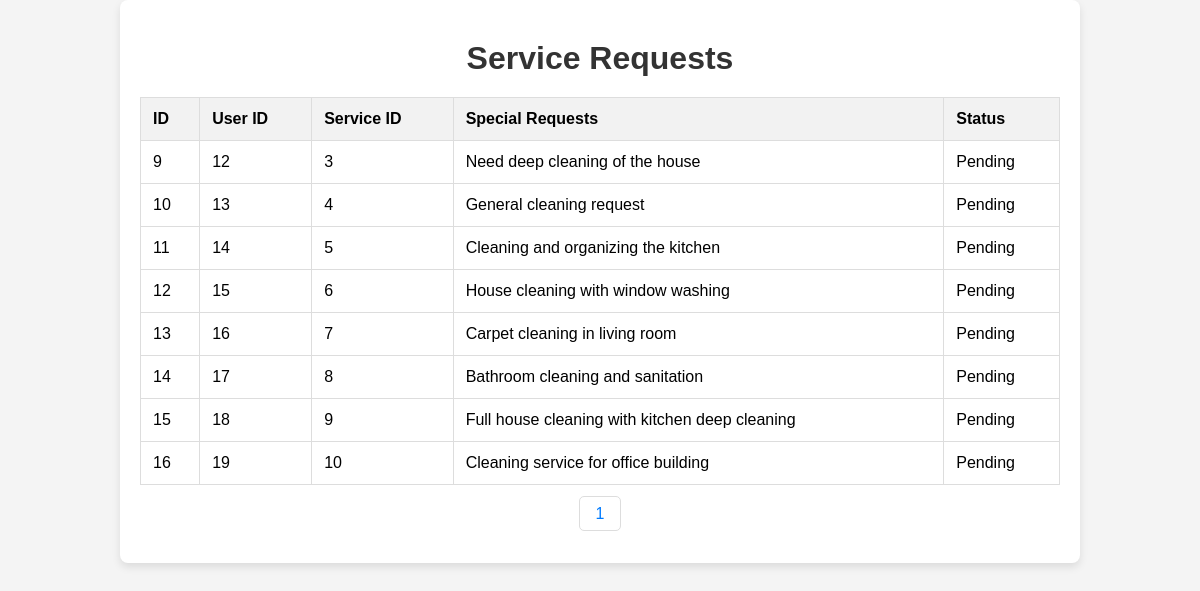
The app's page /php/view_service_requests.php with its own data.
### tables this page shows
CREATE TABLE `service_requests` (
  `id` int(11) NOT NULL,
  `user_id` int(11) NOT NULL,
  `service_id` int(11) NOT NULL,
  `special_requests` text DEFAULT NULL,
  `status` varchar(50) DEFAULT 'Pending',
  `created_at` timestamp NOT NULL DEFAULT current_timestamp(),
  `request_date` timestamp NOT NULL DEFAULT current_timestamp()
);

### php/view_service_requests.php (the view, shortened to what this page needs)
<?php
include('db_config.php');
$limit = 10;
$page = isset($_GET['page']) ? $_GET['page'] : 1;
$offset = ($page - 1) * $limit;
$sql = "SELECT COUNT(*) AS total FROM service_requests";
$result = $conn->query($sql);
$row = $result->fetch_assoc();
$total_records = $row['total'];
$total_pages = ceil($total_records / $limit);
$sql = "SELECT * FROM service_requests LIMIT $limit OFFSET $offset";
$result = $conn->query($sql);
?>
<!DOCTYPE html>
<html lang="en">
<head>
    <link rel="stylesheet" href="css/styles.css">
</head>
<body>
    <div class="container">
        <h1>Service Requests</h1>
        <table border="1">
            <tr>
                <th>ID</th>
                <th>User ID</th>
                <th>Service ID</th>
                <th>Special Requests</th>
                <th>Status</th>
            </tr>
            <?php while ($row = $result->fetch_assoc()): ?>
            <tr>
                <td><?= $row['id'] ?></td>
                <td><?= $row['user_id'] ?></td>
                <td><?= $row['service_id'] ?></td>
                <td><?= $row['special_requests'] ?></td>
                <td><?= $row['status'] ?></td>
            </tr>
            <?php endwhile; ?>
        </table>
        <div class="pagination">
            <?php
            for ($i = 1; $i <= $total_pages; $i++) {
                echo "<a href='view_service_requests.php?page=$i'>$i</a> ";
            }
            ?>
        </div>
    </div>
</body>
</html>

### css/styles.css (style rules this page uses)
* { margin: 0; padding: 0; box-sizing: border-box; }
body { font-family: Arial, sans-serif; background-color: #f4f4f4; margin: 0; padding: 0; display: flex; flex-direction: column; align-items: center; }
.container { width: 80%; margin: 20px auto; padding: 20px; background-color: #fff; border-radius: 8px; box-shadow: 0 4px 8px rgba(0, 0, 0, 0.1); }
table { width: 100%; margin: 20px 0; border-collapse: collapse; }
table, th, td { border: 1px solid #ddd; }
th, td { padding: 12px; text-align: left; }
th { background-color: #f2f2f2; }
.pagination { text-align: center; margin-top: 20px; }
.pagination a { color: #007BFF; margin: 0 5px; text-decoration: none; padding: 8px 16px; border: 1px solid #ddd; border-radius: 5px; }
.container { width: 80%; max-width: 1200px; margin: 0 auto; padding: 40px 20px; }
.container h1, .container p { text-align: center; margin: 0 auto; }
.container h1 { font-size: 32px; color: #333; margin-bottom: 20px; }

### records on screen
service_requests: id "9", user "12", service "3", special_requests "Need deep cleaning of the house", status "Pending"
service_requests: id "10", user "13", service "4", special_requests "General cleaning request", status "Pending"
service_requests: id "11", user "14", service "5", special_requests "Cleaning and organizing the kitchen", status "Pending"
service_requests: id "12", user "15", service "6", special_requests "House cleaning with window washing", status "Pending"
service_requests: id "13", user "16", service "7", special_requests "Carpet cleaning in living room", status "Pending"
service_requests: id "14", user "17", service "8", special_requests "Bathroom cleaning and sanitation", status "Pending"
service_requests: id "15", user "18", service "9", special_requests "Full house cleaning with kitchen deep cleaning", status "Pending"
service_requests: id "16", user "19", service "10", special_requests "Cleaning service for office building", status "Pending"
